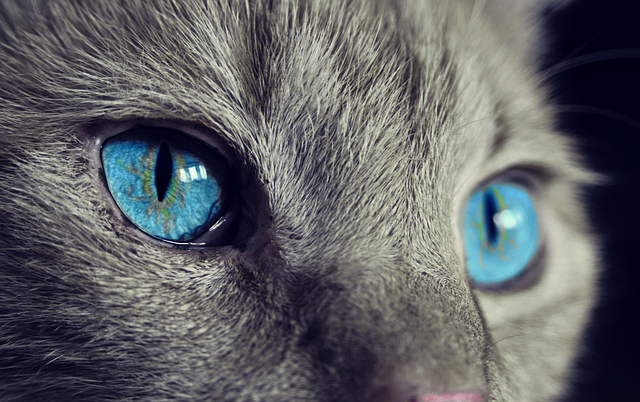
#> input picture OpenCV/img.jpg, 640 x 402 px
$ jupyter execute '08. 이미지 대칭.ipynb'
#> lines starting #> are read from the running program, lines starting #| are printed output that depends on the picture
# 8. 이미지 대칭

## 1. 좌우 대칭

[cell 1]
import cv2
img = cv2.imread('img.jpg')
#> img is the input picture: shape (402, 640, 3); mean B, G, R 100.2, 96.6, 95.2
flip_horizontal = cv2.flip(img, 1) # (옵션 flipcode =1 : 좌우 대칭) f flipcode > 0 : 좌우대칭
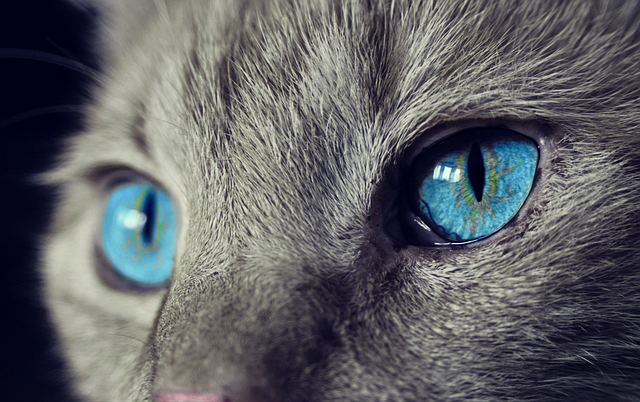
#> flip_horizontal: shape (402, 640, 3); mean B, G, R 100.2, 96.6, 95.2

cv2.imshow('img', img)
cv2.imshow('flip_horizontal', flip_horizontal)
cv2.waitKey(0)
cv2.destroyAllWindows()

## 2. 상하 대칭

[cell 2]
import cv2
img = cv2.imread('img.jpg')
flip_vertical = cv2.flip(img, 0) # (옵션 flipcode = 0 : 상하 대칭) f flipcode == 0 : 상하대칭
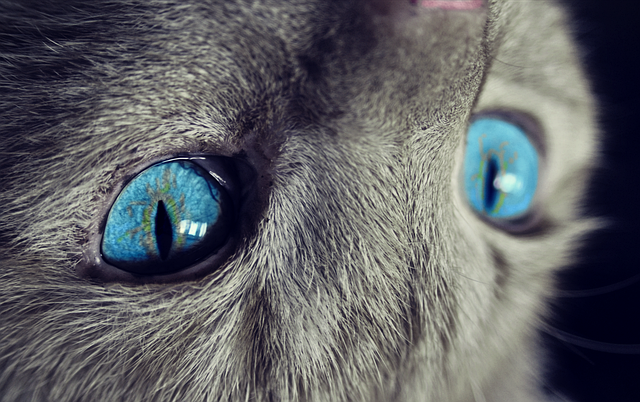
#> flip_vertical: shape (402, 640, 3); mean B, G, R 100.2, 96.6, 95.2

cv2.imshow('img', img)
cv2.imshow('flip_vertical', flip_vertical)
cv2.waitKey(0)
cv2.destroyAllWindows()

## 3. 상하좌우 대칭

[cell 3]
import cv2
img = cv2.imread('img.jpg')
flip_both = cv2.flip(img, -1) # (옵션 flipcode = -1 : 상하좌우 대칭) f flipcode < 0 : 상하좌우 대칭
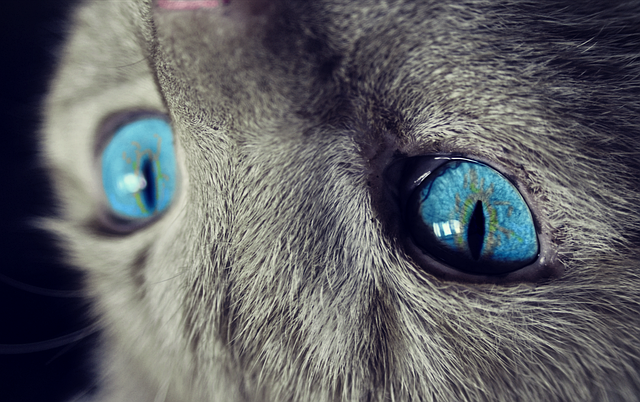
#> flip_both: shape (402, 640, 3); mean B, G, R 100.2, 96.6, 95.2

cv2.imshow('img', img)
cv2.imshow('flip_both', flip_both)
cv2.waitKey(0)
cv2.destroyAllWindows()

$ run again, with OpenCV/book.jpg copied over OpenCV/img.jpg
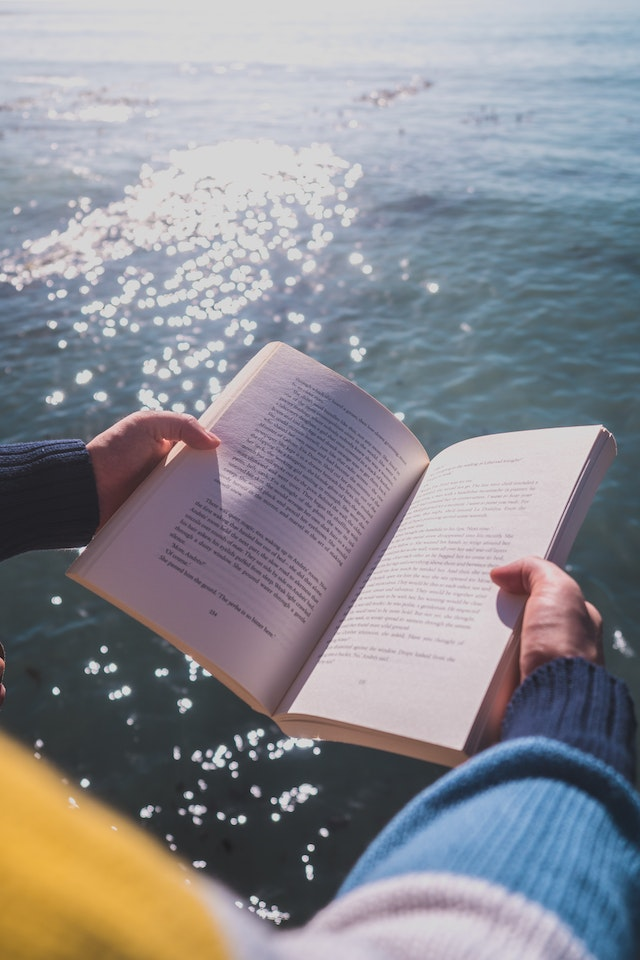
#> input picture OpenCV/book.jpg, 640 x 960 px
#> img is the input picture: shape (960, 640, 3); mean B, G, R 145.5, 139.6, 139.3
#> `flip_vertical = cv2.flip(img, 0)`:
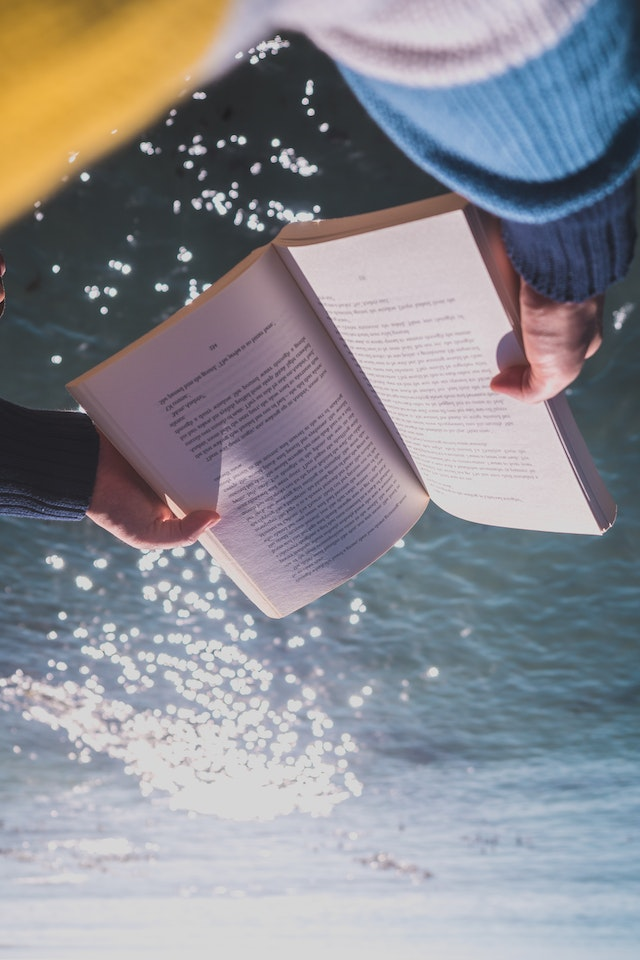
#> flip_vertical: shape (960, 640, 3); mean B, G, R 145.5, 139.6, 139.3
#> `flip_both = cv2.flip(img, -1)`:
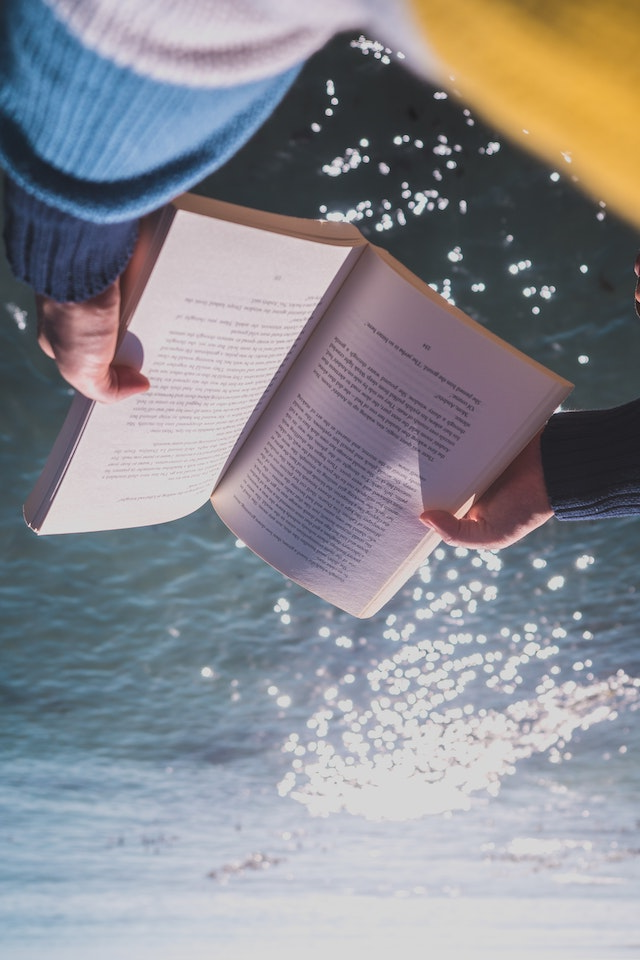
#> flip_both: shape (960, 640, 3); mean B, G, R 145.5, 139.6, 139.3

$ run again, with OpenCV/newspaper.jpg copied over OpenCV/img.jpg
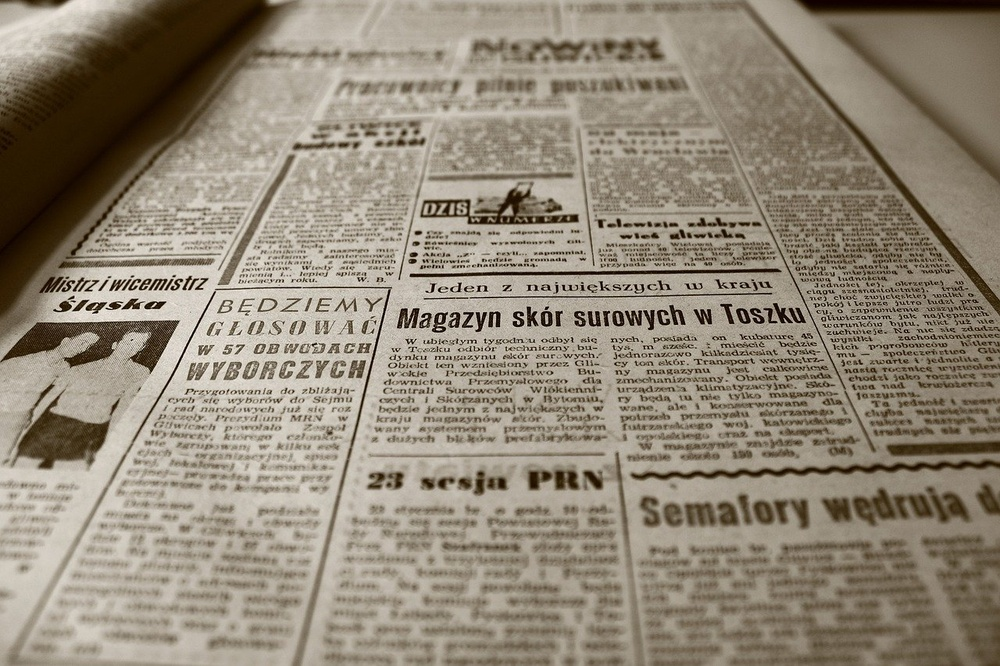
#> input picture OpenCV/newspaper.jpg, 1000 x 666 px, shrunk from 1280 x 853 before the run
#> img is the input picture: shape (666, 1000, 3); mean B, G, R 118.7, 135.2, 145.4
#> `flip_vertical = cv2.flip(img, 0)`:
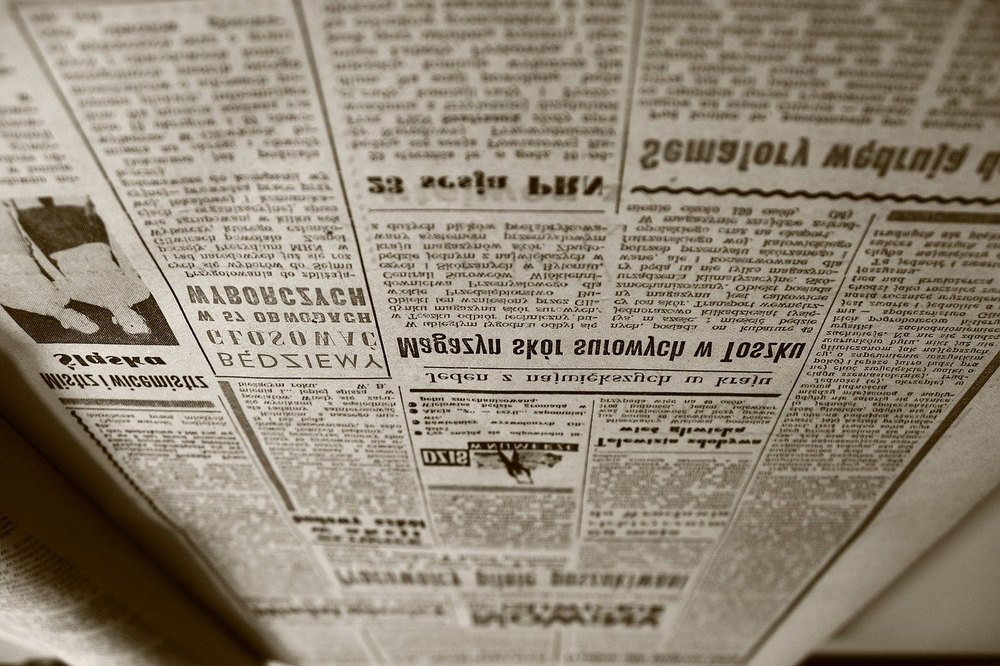
#> flip_vertical: shape (666, 1000, 3); mean B, G, R 118.7, 135.2, 145.4
#> `flip_both = cv2.flip(img, -1)`:
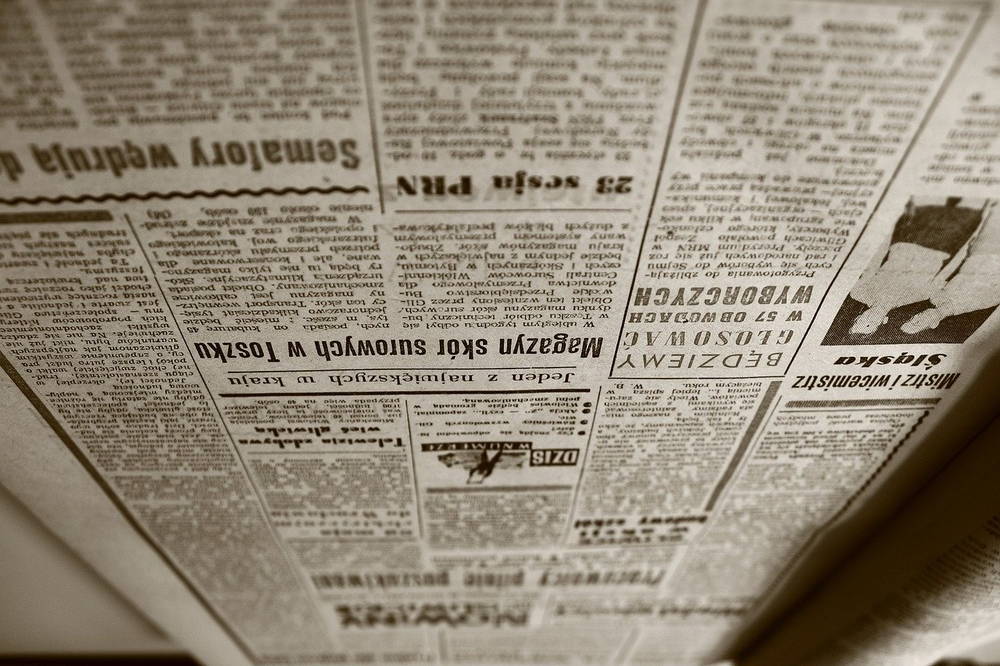
#> flip_both: shape (666, 1000, 3); mean B, G, R 118.7, 135.2, 145.4
